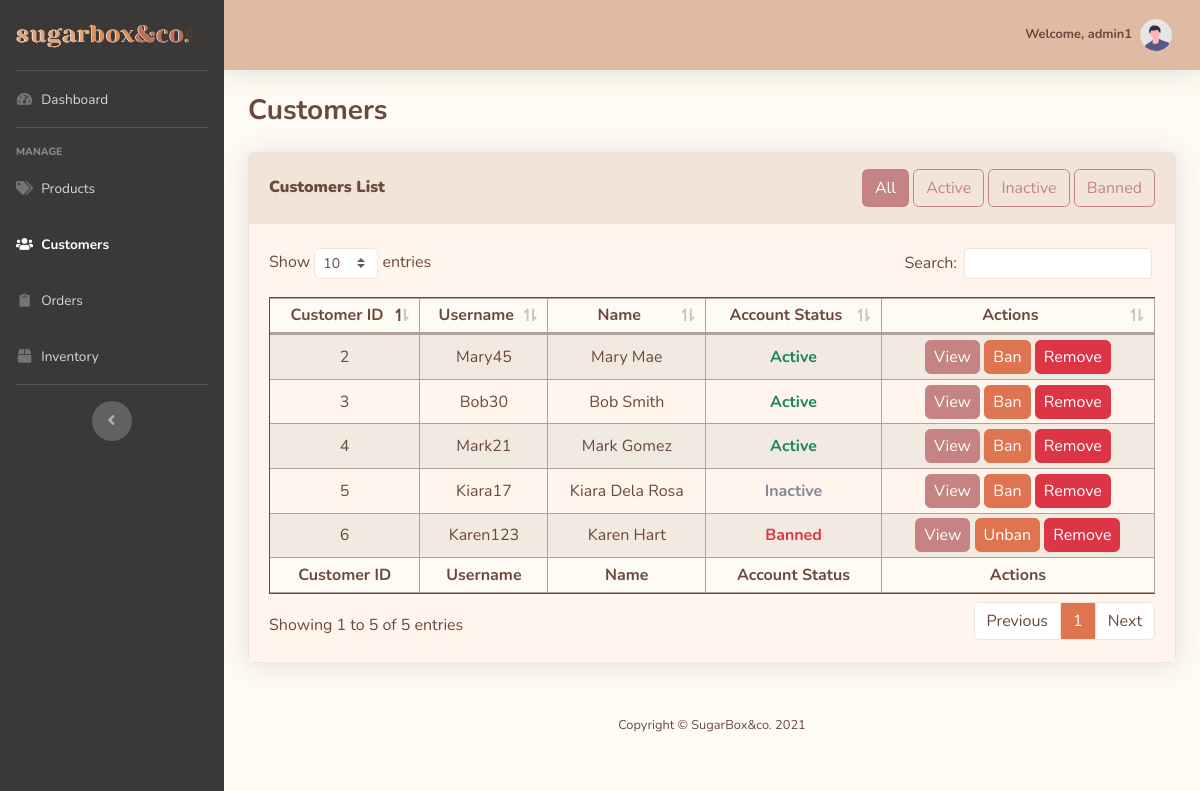
The page /admin-src/customers.php (signed in) on the database as committed earlier.
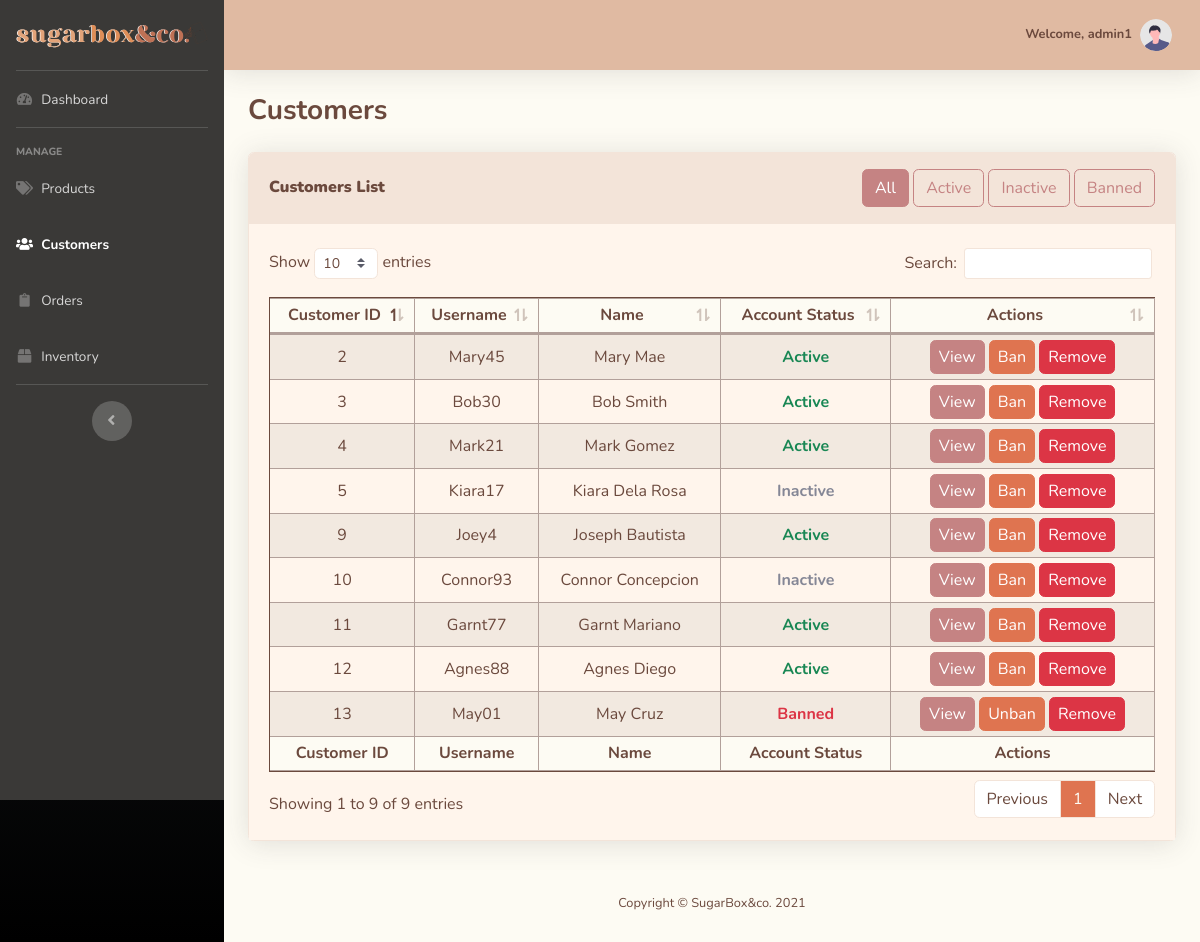
The same page on the database as committed later.
### tables this page shows
CREATE TABLE `customer` (
  `Cust_ID` int(11) NOT NULL,
  `Cust_FName` varchar(40) NOT NULL,
  `Cust_LName` varchar(40) NOT NULL,
  `Cust_ContactNo` varchar(11) NOT NULL,
  `Cust_Address` varchar(255) NOT NULL
);

CREATE TABLE `accounts` (
  `Account_ID` int(11) NOT NULL,
  `Acc_Username` varchar(40) NOT NULL,
  `Acc_Password` varchar(255) NOT NULL,
  `Date_Created` timestamp NOT NULL DEFAULT current_timestamp(),
  `Acc_Status` enum('0','1','2','') NOT NULL COMMENT '0-Banned,1-Inactive (>60 days), 2-Active',
  `User_Type` enum('0','1','','') NOT NULL COMMENT '0-Admin, 1-Customer '
);

### admin-src/customers.php (the view, shortened to what this page needs)
<?php
include 'includes/header.php';
include 'includes/sidebar.php';
include 'includes/topbar.php'
?>
<head>
</head>
<div class="container-fluid">
    <div class="d-sm-flex align-items-center justify-content-between mb-4">
        <h1 class="h3 mb-0 text-content"><strong>Customers</strong></h1>
    </div>
        <div class="card shadow mb-4 border-section">
                <div class="card-header py-3 d-flex flex-row align-items-center justify-content-between bg-section border-section">
                    <h6 class="m-0 font-weight-bold text-content"><strong>Customers List</strong></h6>
                    <div>
                    <a href="customers.php?q=all" type="button" class="btn <?php echo (isset($_GET['q']) && $_GET['q'] == 'all') || !isset($_GET['q']) ? 'btn-subheading' : 'btn-outline-subheading' ?>">All</a>
                    <a href="customers.php?q=active" type="button" class="btn <?php echo isset($_GET['q']) && $_GET['q'] == 'active' ? 'btn-subheading' : 'btn-outline-subheading' ?>">Active</a>
                    <a href="customers.php?q=inactive" type="button" class="btn <?php echo isset($_GET['q']) && $_GET['q'] == 'inactive' ? 'btn-subheading' : 'btn-outline-subheading' ?>">Inactive</a>
                    <a href="customers.php?q=banned" type="button" class="btn <?php echo isset($_GET['q']) && $_GET['q'] == 'banned' ? 'btn-subheading' : 'btn-outline-subheading' ?>">Banned</a>
                    </div>
                </div>
                <div class="card-body bg-section2">
                    <div class="table-responsive">
                        <?php
                        $conn = db_connect();
                        if (isset($_GET['q']) && $_GET['q'] == 'active') {
                            $account_query = "SELECT accounts.Account_ID,
                                                accounts.Acc_Username,
                                                accounts.Acc_Status,
                                                customer.Cust_FName,
                                                customer.Cust_LName
                                        FROM accounts
                                        INNER JOIN customer
                                        ON accounts.Account_ID = customer.Cust_ID
                                        WHERE accounts.Acc_Status = '2'
                                        ORDER BY accounts.Account_ID ASC";
                            $err_message = "No Active Customers To Be Found";
                        } else {
                            $account_query = "SELECT accounts.Account_ID,
                                                accounts.Acc_Username,
                                                accounts.Acc_Status,
                                                customer.Cust_FName,
                                                customer.Cust_LName
                                        FROM accounts
                                        INNER JOIN customer
                                        ON accounts.Account_ID = customer.Cust_ID
                                        ORDER BY accounts.Account_ID ASC";
                            $err_message = "No Customers To Be Found";
                        }
                        $acc_query_run = mysqli_query($conn, $account_query);
                        $check_accounts = mysqli_num_rows($acc_query_run) > 0;
                        if($check_accounts) {
                        ?>
                            <table class="table table-sm table-bordered table-striped border-content table-content bg-section2 text-content" id="dataTable">
                                <thead class="bg-light text-center">
                                    <tr>
                                        <th>Customer ID</th>
                                        <th>Username</th>
                                        <th>Name</th>
                                        <th>Account Status</th>
                                        <th>Actions</th>
                                    </tr>
                                </thead>
                                <tfoot class="bg-light text-center" >
                                    <tr>
                                        <th>Customer ID</th>
                                        <th>Username</th>
                                        <th>Name</th>
                                        <th>Account Status</th>
                                        <th>Actions</th>
                                    </tr>
                                </tfoot>
                                <tbody class="text-center">
                                    <?php while($row = mysqli_fetch_assoc($acc_query_run)) {
                                        $banBtn = "Ban";
                                        switch($row['Acc_Status']){
                                            case 0: $status = "Banned";
                                                    $style = "text-danger";
                                                    $banBtn = "Unban";
                                                    break;
                                            case 1: $status = "Inactive";
                                                    $style = "text-gray-600";
                                                    break;
                                            case 2: $status = "Active";
                                                    $style = "text-success";
                                                    break;
                                        }
                                    ?>
                                    <tr>
                                        <td class="align-middle"><?php echo $row['Account_ID']; ?></td>
                                        <td class="align-middle"><?php echo $row['Acc_Username']; ?></td>
                                        <td class="align-middle"><?php echo $row['Cust_FName'];?> <?php echo $row['Cust_LName']; ?></td>
                                        <td class="align-middle font-weight-bold <?php echo $style ?>"><?php echo $status ?></td>
                                        <td class="align-middle">
                                            <div class="d-sm-flex align-items-center justify-content-center">
                                                <button class="btn btn-subheading px-2 py-1" data-toggle="modal" data-target="#viewDetails<?php echo $row['Account_ID'];?>">View</button>
                                                <button class="btn btn-titleColor px-2 py-1" data-toggle="modal" data-target="#banUser<?php echo $row['Account_ID'];?>"><?php echo $banBtn ?></button>
                                                <button class="btn btn-danger px-2 py-1" data-toggle="modal" data-target="#removeUser<?php echo $row['Account_ID'];?>">Remove</button>
                                            </div>
                                        </td>
                                    </tr>
                                    </div>
                                    <?php } ?>
                        <?php
                        }
                        else
                        {  ?>
                                <p class="text-center lead text-content font-weight-bolder my-5"><?php echo $err_message ?></p>
                        <?php } ?>
                    </div>
                </div>
<?php
include 'includes/footer.php';
include 'includes/scripts.php'
?>

### admin-src/includes/header.php (shortened to what this page needs)
<!DOCTYPE html>
<html lang="en">
<head>
    <link href="vendor/fontawesome-free/css/all.min.css" rel="stylesheet" type="text/css">
    <link href="css/sb-admin-2.min.css" rel="stylesheet">
    <link href="vendor/datatables/dataTables.bootstrap4.min.css" rel="stylesheet">
    <link rel="stylesheet" href="../css/styleimg.css">
</head>
<body id="page-top">
    <div id="wrapper">

### admin-src/includes/sidebar.php (shortened to what this page needs)
<ul class="navbar-nav sidebar sidebar-dark accordion fixed-top" id="accordionSidebar" style="background-color:#3a3937;">
    <a class="sidebar-brand d-flex align-items-center justify-content-center" href="index.php">
        <img class="img-fluid" src="../assets/sblogo-2.svg" alt="SugarBox&co. logo" draggable="false">
    </a>
    <hr class="sidebar-divider my-0">
    <li class="nav-item <?php if(basename($_SERVER['PHP_SELF']) == 'index.php') echo 'active' ?>">
        <a class="nav-link" href="index.php">
            <i class="fas fa-fw fa-tachometer-alt"></i>
            <span>Dashboard</span></a>
    </li>
    <hr class="sidebar-divider">
    <div class="sidebar-heading">
        Manage
    </div>
    <li class="nav-item <?php if(basename($_SERVER['PHP_SELF']) == 'products.php') echo 'active' ?>">
        <a class="nav-link" href="products.php">
            <i class="fas fa-fw fa-tags"></i>
            <span>Products</span></a>
    </li>
    <li class="nav-item <?php if(basename($_SERVER['PHP_SELF']) == 'customers.php') echo 'active' ?>">
        <a class="nav-link" href="customers.php">
            <i class="fas fa-fw fa-users"></i>
            <span>Customers</span></a>
    </li>
    <li class="nav-item <?php if(basename($_SERVER['PHP_SELF']) == 'orders.php') echo 'active' ?>">
        <a class="nav-link" href="orders.php">
            <i class="fas fa-fw fa-clipboard"></i>
            <span>Orders</span></a>
    </li>
    <li class="nav-item <?php if(basename($_SERVER['PHP_SELF']) == 'inventory.php') echo 'active' ?>">
        <a class="nav-link" href="inventory.php">
            <i class="fas fa-fw fa-box"></i>
            <span>Inventory</span></a>
    </li>
    <hr class="sidebar-divider d-none d-md-block">
    <div class="text-center d-none d-md-inline">
        <button class="rounded-circle border-0" id="sidebarToggle"></button>
    </div>
</ul>
<ul class="navbar-nav bg-gradient-dark sidebar sidebar-dark accordion" id="accordionSidebar">
    <a class="sidebar-brand d-flex align-items-center justify-content-center" href="index.php">
    </a>
    <li class="nav-item active">
        <a class="nav-link" href="index.php">
            <span>Dashboard</span></a>
    </li>
    <div class="sidebar-heading">
    </div>
    <li class="nav-item">
        <a class="nav-link" href="products.php">
            <span>Products</span></a>
    </li>
    <li class="nav-item">
        <a class="nav-link" href="#">
            <span>Customers</span></a>
    </li>
    <li class="nav-item">
        <a class="nav-link" href="#">
            <span>Suppliers</span></a>
    </li>
    <li class="nav-item">
        <a class="nav-link" href="#">
            <span>Orders</span></a>
    </li>
    <li class="nav-item">
        <a class="nav-link" href="#">
            <span>Fulfillment</span></a>
    </li>
    <li class="nav-item">
        <a class="nav-link" href="#">
            <span>Inventory</span></a>
    </li>
    <li class="nav-item">
        <a class="nav-link" href="#">
            <span>Sales Reports</span></a>
    </li>
    <div class="text-center d-none d-md-inline">
    </div>
</ul>

### admin-src/includes/topbar.php (shortened to what this page needs)
<div id="content-wrapper" class="d-flex flex-column">
    <div class="bg-light" id="content">
        <nav class="navbar navbar-expand navbar-light bg-primary topbar mb-4 static-top shadow">
            <ul class="navbar-nav ml-auto fix">
                <li class="nav-item dropdown no-arrow">
                    <a class="nav-link dropdown-toggle" href="#" id="userDropdown" role="button"
                        data-toggle="dropdown" aria-haspopup="true" aria-expanded="false">
                        <span class="mr-2 d-none d-lg-inline text-content small"><b>Welcome, <?php echo $_SESSION['user']['accUsername'] ?></b></span>
                        <img class="img-profile rounded-circle"
                            src="img/undraw_profile.svg">
                    </a>
                </li>
            </ul>
        </nav>

### admin-src/includes/footer.php (shortened to what this page needs)
<footer class="sticky-footer bg-light">
    <div class="container my-auto">
        <div class="copyright text-center my-auto text-content">
            <span>Copyright &copy; SugarBox&co. 2021</span>
        </div>
    </div>
</footer>

### admin-src/includes/scripts.php (shortened to what this page needs)
</body>
</html>

### admin-src/includes/header.php (style rules this page uses)
html, body { color: #6B493D; }

Rows that differ between the two databases and show on the page:
removed customer: Cust_ID.Account_ID "6", Cust_ID.Acc_Username "Karen123", Cust_FName "Karen", Cust_LName "Hart", Cust_ID.Acc_Status "Banned", Cust_ID.Acc_Status "Unban"
added customer: Cust_ID.Account_ID "9", Cust_ID.Acc_Username "Joey4", Cust_FName "Joseph", Cust_LName "Bautista", Cust_ID.Acc_Status "Active", banBtn "Ban"
added customer: Cust_ID.Account_ID "10", Cust_ID.Acc_Username "Connor93", Cust_FName "Connor", Cust_LName "Concepcion", Cust_ID.Acc_Status "Inactive", banBtn "Ban"
added customer: Cust_ID.Account_ID "11", Cust_ID.Acc_Username "Garnt77", Cust_FName "Garnt", Cust_LName "Mariano", Cust_ID.Acc_Status "Active", banBtn "Ban"
added customer: Cust_ID.Account_ID "12", Cust_ID.Acc_Username "Agnes88", Cust_FName "Agnes", Cust_LName "Diego", Cust_ID.Acc_Status "Active", banBtn "Ban"
added customer: Cust_ID.Account_ID "13", Cust_ID.Acc_Username "May01", Cust_FName "May", Cust_LName "Cruz", Cust_ID.Acc_Status "Banned", Cust_ID.Acc_Status "Unban"
Other text that changed with them:
text written by a page script: "Show entries Search: Showing 1 to 5 of 5 entries Previous 1 Next" → "Show entries Search: Showing 1 to 9 of 9 entries Previous 1 Next"
